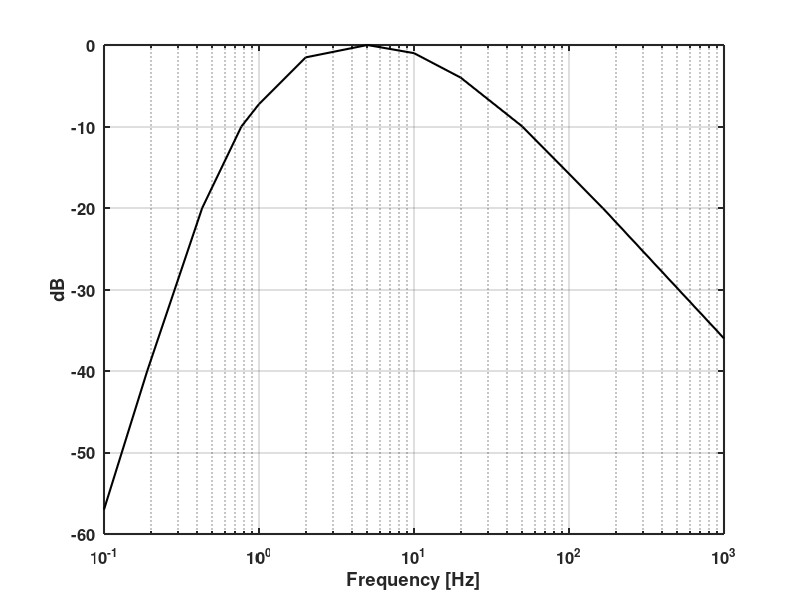
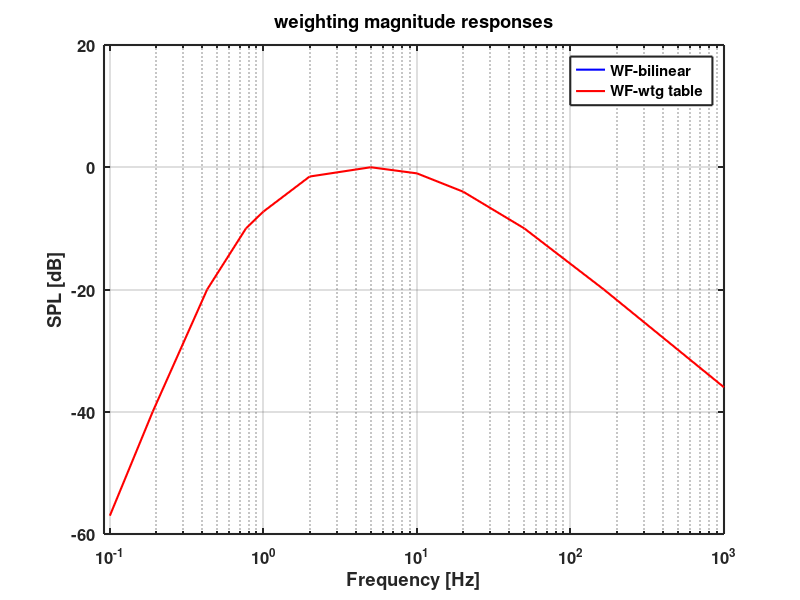

Write MATLAB code to recreate these figures, in order.
%W&F-weighting digital filter
% this program optimizes the parameters of an s^3 HP x 1st LP

clear all;close all;clc
set(0,'DefaultLineLineWidth',1.5);
set(0,'DefaultAxesFontSize',12);
set(0,'DefaultAxesFontWeight','bold')
set(0,'DefaultAxesLineWidth',1.5)
try
    pkg load signal; %for Octave
catch
end

%--------------------------------------
fs=9600;%decimated down from 96000
N=2^20;disp(['Total duration [s] ' num2str(N/fs)])
time=([1:N]'-1)/fs; % make time positive column vector starting at zero
signal=zeros(N,1);
signal(10)=1;%unit impulse


%% -------------------------WF-wtg table-----------------------------------
fr=[0.1 0.19 0.43 0.77 1.0 2.0 5.0 10.0 20.0 50.0 165 1000];
dBWFtable=[-57 -40 -20 -10 -7.25 -1.52 0 -1 -4 -10 -20 -36];
%---------------------------------------

figure(60);
semilogx(fr,dBWFtable,'k');
grid on;hold on
%axis([fs/N,fs/2,pk-60,pk])
% legend(' W&F-wtg table','Location','Best')
xlabel('Frequency [Hz]')
ylabel('dB')
% title('wow and flutter weighting');
saveas(figure(60),'wowfiltfreqresponse.png')


f1 = 15.0;%HF rolloff
f2 = 0.65;%LF rollup
f3 = 0.9;%LF rollup
f4 = 1.;%LF rollup
WF4 = 0.71;%sets dB gain
X=[f1 f2 f3 f4 WF4]

%---------Analog W&F-weighting filter from filter convolution---------

NUM = X(5)*[(2*pi)^3*X(2)*X(3)*X(4) 0 0 0];% s^3 character
DEN = conv(conv(conv([1 2*pi*X(2)],[1 2*pi*X(3)]) ,[1 2*pi*X(4)]), [1 2*pi*X(1)]); 
% Bilinear transformation of analog design to get the digital filter. 
[b,a] = bilinear(NUM,DEN,fs);
%-----------------------------------------
output=filter(b,a,signal);
%-----------------get dB frequency response error----------
h=freqz(b,a,fr,fs);
hdB=20*log10(abs(h));
er=hdB-dBWFtable;


%---------------frequency domain----------------------
f=[0:N/2]'*fs/N;
OUTPUT=fft(output);

figure(400);
semilogx(f,20*log10(abs(OUTPUT(1:floor(N/2+1)))),'b');
grid on;hold on;
semilogx(fr,dBWFtable,'r');
pk=ceil(max(dBWFtable));
axis([10*fs/N,fs/9.6,pk-60,pk+20])
legend('WF-bilinear','WF-wtg table','Location','Best')
xlabel('Frequency [Hz]')
ylabel('SPL [dB]')
title('weighting magnitude responses');

disp('-----------------------------finished------------------------')


